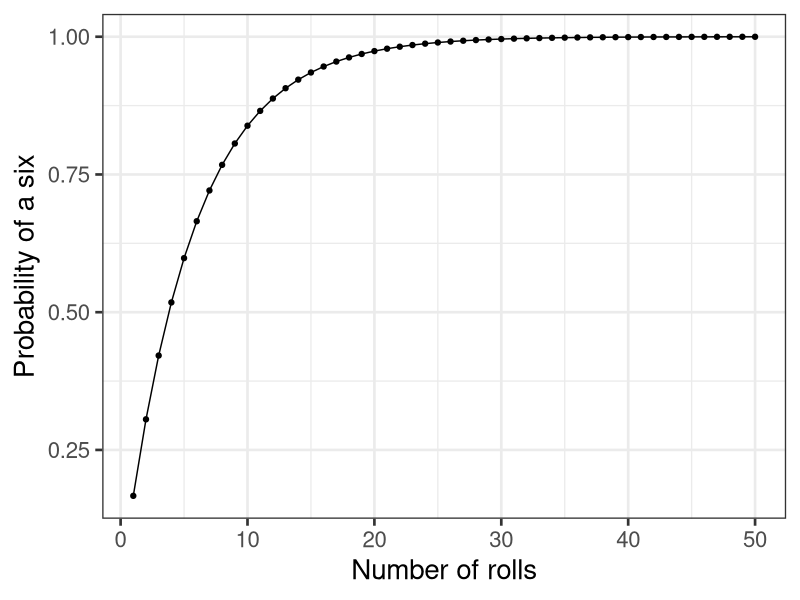
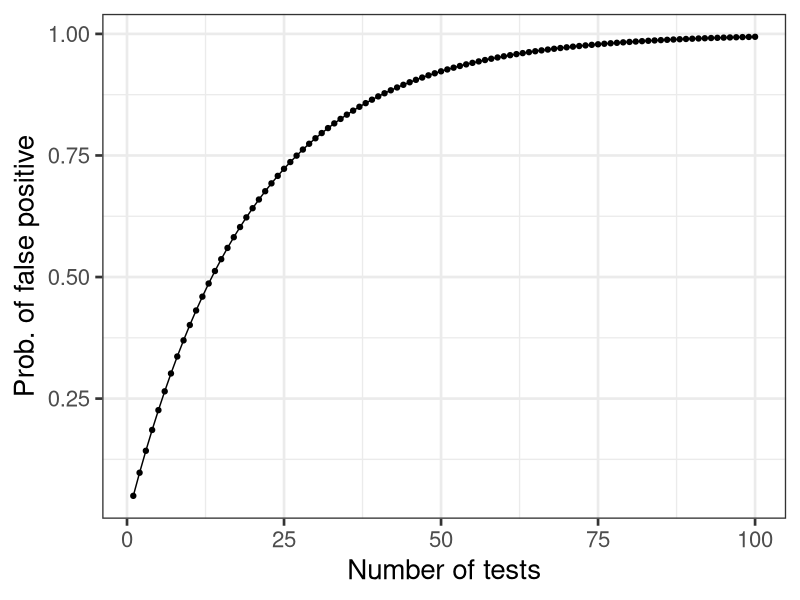
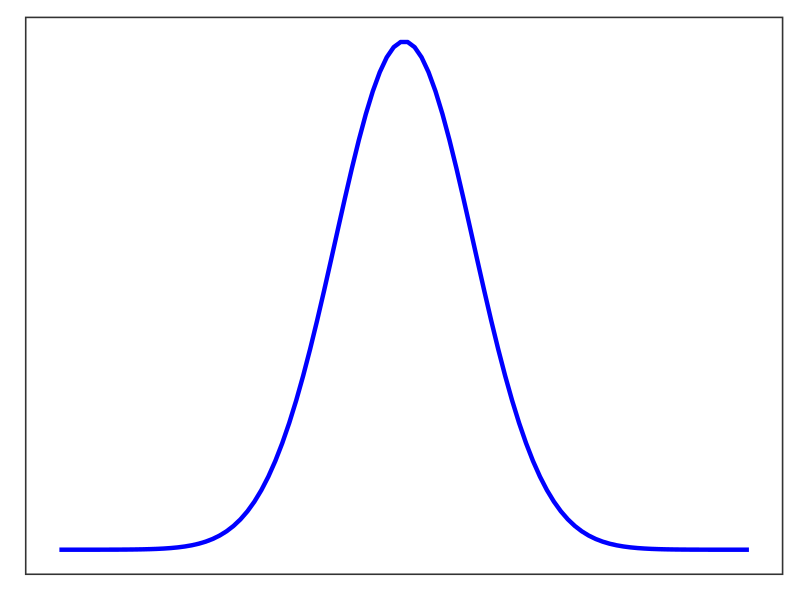
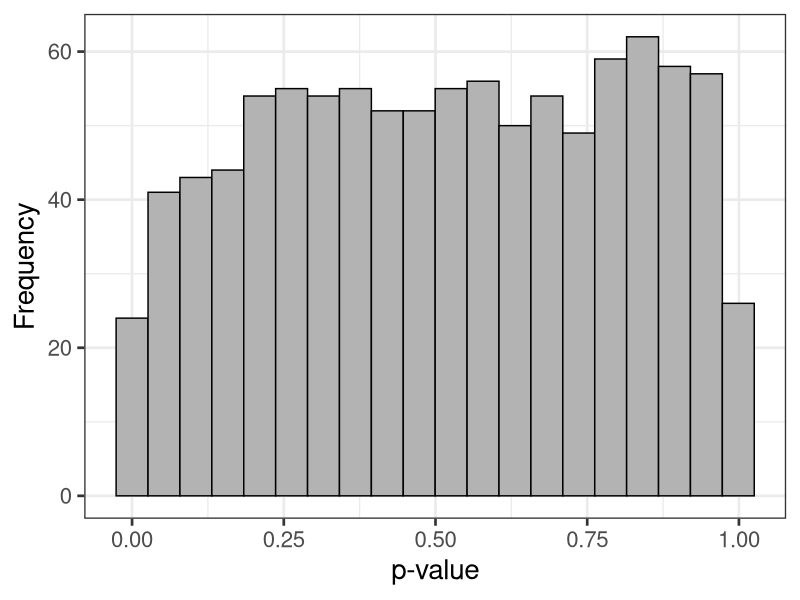
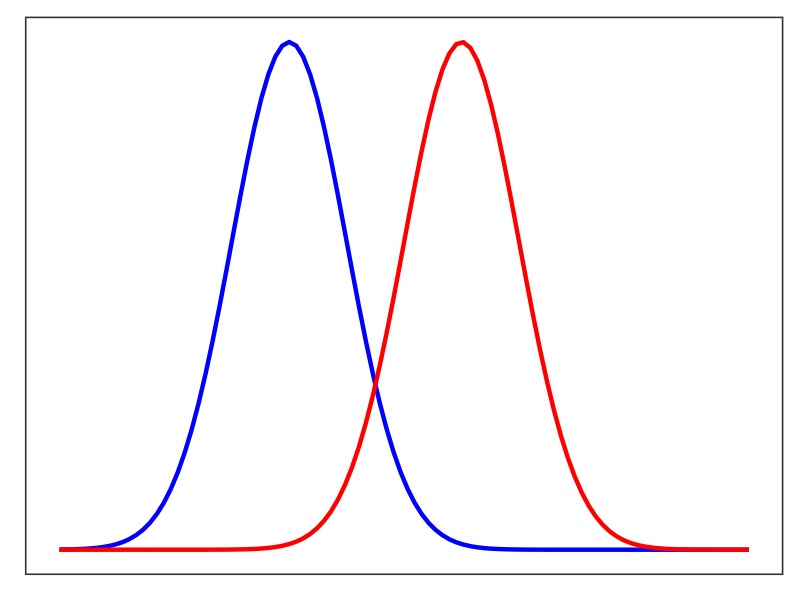
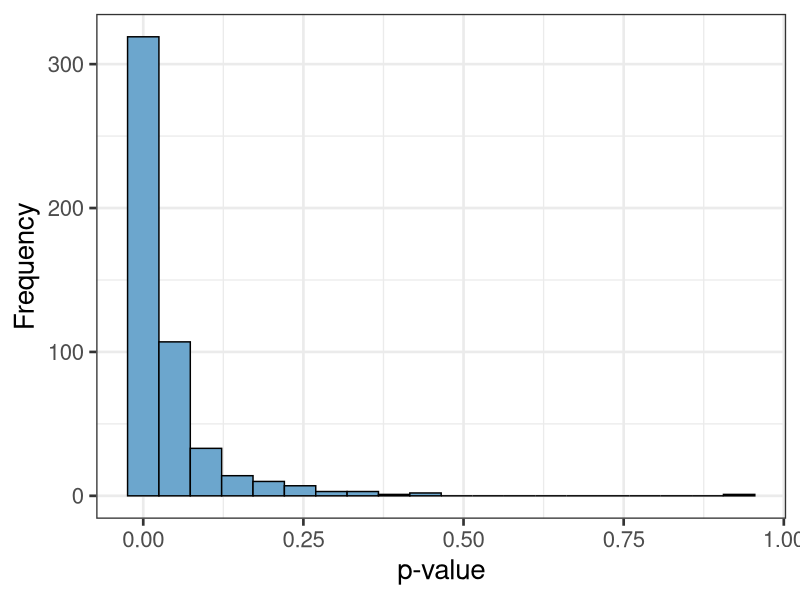
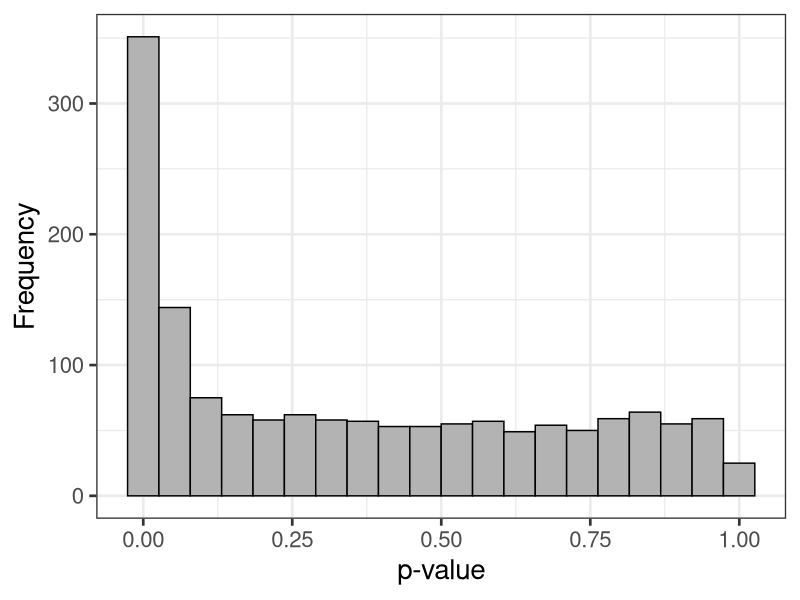
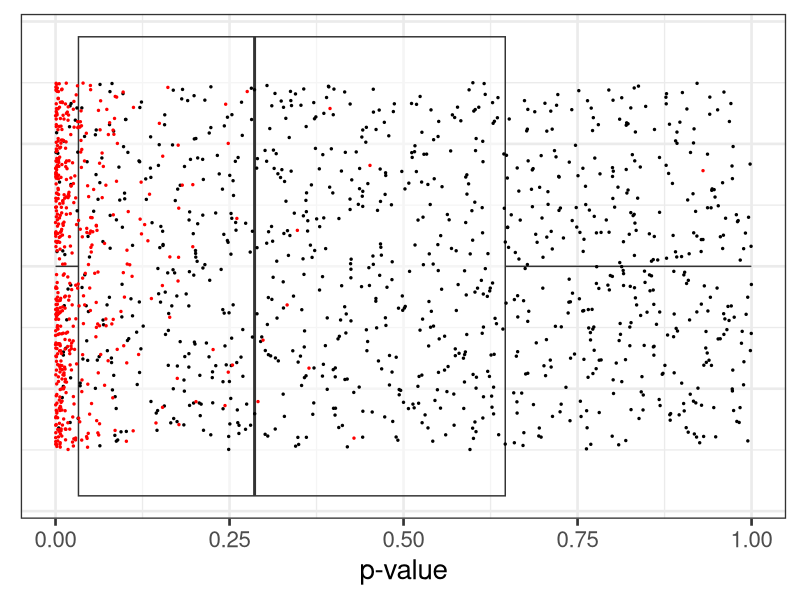

The R script that drew these images, in order:
# lecture 10 - multiple hypothesis correction
library(tidyverse)

# set working directory
setwd(glue::glue("{dirname(rstudioapi::getActiveDocumentContext()$path)}/figures"))

# show multiple test problem with dice example
dice <- data.frame(rolls = seq(1,50)) %>%
    dplyr::mutate(prob_6 = 1 - (5/6)**rolls)

dice %>%
    ggplot2::ggplot(.) +
    ggplot2::aes(x = rolls, y = prob_6) +
    ggplot2::geom_line() +
    ggplot2::geom_point() +
    ggplot2::theme_bw(20) +
    ggplot2::labs(x = "Number of rolls", y = "Probability of a six")
ggsave("dice_example.png", height = 4, width = 5)

# repeat example but with a general t-test with alpha = 0.05
general <- data.frame(tests = seq(1,100)) %>%
    dplyr::mutate(false_pos = 1 - (1-0.05)**tests)

general %>%
    ggplot2::ggplot(.) +
    ggplot2::aes(x = tests, y = false_pos) +
    ggplot2::geom_line() +
    ggplot2::geom_point() +
    ggplot2::theme_bw(20) +
    ggplot2::labs(x = "Number of tests", y = "Prob. of false positive")
ggsave("dice_example2.png", height = 4, width = 5)

#### FDR simulations ####
# one population
data.frame(x = c(-5,5)) %>%
    ggplot2::ggplot(.) +
    ggplot2::aes(x) +
    ggplot2::stat_function(fun = dnorm, 
                           n = 100, 
                           args = list(mean = 0, sd = 1),
                           color = "blue", size = 1.5) + 
    ggplot2::labs(y = "", x = "") +
    ggplot2::theme_bw(24) +
    ggplot2::theme(axis.text = element_blank(),
                   axis.title = element_blank(),
                   axis.ticks = element_blank(),
                   panel.grid = element_blank())
ggsave("single_distribution.png", height = 3, width = 5)

# plot p value distributions from a single distribution
set.seed(19)
dist <- rnorm(1000)
pval <- NULL
for(i in 1:1000) {
    pval <- c(pval, t.test(sample(dist, 5), sample(dist, 5))[[3]])
}
data.frame(pval) %>%
    ggplot2::ggplot(.) +
    ggplot2::aes(x = pval) +
    ggplot2::geom_histogram(bins = 20, fill = "grey70", color = "black") +
    ggplot2::theme_bw(20) +
    ggplot2::labs(x = "p-value", y = "Frequency")
ggsave("single_distribution2.png", height = 3, width = 5)

# two populations
data.frame(x = c(-5,7)) %>%
    ggplot2::ggplot(.) +
    ggplot2::aes(x) +
    ggplot2::stat_function(fun = dnorm, 
                           n = 100, 
                           args = list(mean = -1, sd = 1),
                           color = "blue", size = 1.5) + 
    ggplot2::stat_function(fun = dnorm, 
                           n = 100, 
                           args = list(mean = 2, sd = 1),
                           color = "red", size = 1.5) + 
    ggplot2::labs(y = "", x = "") +
    ggplot2::theme_bw(24) +
    ggplot2::theme(axis.text = element_blank(),
                   axis.title = element_blank(),
                   axis.ticks = element_blank(),
                   panel.grid = element_blank())
ggsave("two_distributions.png", height = 3, width = 5)

# plot p value distributions from a single distribution
set.seed(19)
dist1 <- rnorm(500, mean = -1)
dist2 <- rnorm(500, mean = 1)

pval2 <- NULL
for(i in 1:500) {
    pval2 <- c(pval2, t.test(sample(dist1, 5), sample(dist2, 5))[[3]])
}
data.frame(pval2) %>%
    ggplot2::ggplot(.) +
    ggplot2::aes(x = pval2) +
    ggplot2::geom_histogram(bins = 20, fill = "skyblue3", color = "black") +
    ggplot2::theme_bw(20) +
    ggplot2::labs(x = "p-value", y = "Frequency")
ggsave("two_distributions2.png", height = 3, width = 5)

# combine both distributions
data.frame(p = c(pval, pval2)) %>%
    ggplot2::ggplot(.) +
    ggplot2::aes(x = p) +
    ggplot2::geom_histogram(bins = 20, fill = "grey70", color = "black") +
    ggplot2::theme_bw(20) +
    ggplot2::labs(x = "p-value", y = "Frequency")
ggsave("full_distribution.png", height = 3, width = 5)

# show p-values as geom_point
data.frame(p = c(pval, pval2)) %>%
    dplyr::mutate(distribution = c(rep("Uniform", 1000), rep("Two-distributions", 500))) %>%
    ggplot2::ggplot(.) +
    ggplot2::aes(x = p, y = 1) +
    ggplot2::geom_boxplot(alpha = 0.5)+
    ggplot2::geom_jitter(size = 0.5, height = 0.3, aes(color = distribution)) +
    # ggplot2::geom_histogram(bins = 20, fill = "grey70", color = "black") +
    ggplot2::theme_bw(20) +
    ggplot2::scale_color_manual(values = c("red", "black")) +
    ggplot2::theme(legend.position = "none",
                   axis.title.y = element_blank(),
                   axis.text.y = element_blank(),
                   axis.ticks.y = element_blank()) +
    ggplot2::labs(x = "p-value", y = "")

# what is the FDR for this data?
fdr <- data.frame(p = c(pval, pval2)) %>%
    dplyr::mutate(distribution = c(rep("Uniform", 1000), rep("Two-distributions", 500))) %>%
    dplyr::mutate(new.p = p.adjust(p, "fdr"),
                  sig = new.p < 0.05,
                  old.sig = p < 0.05)

table(fdr$distribution, fdr$old.sig)

table(fdr$distribution, fdr$sig)


# adjust pvalues with R
vals <- sort(c(0.084,0.036,0.063,0.186,0.108,0.042,0.01,0.132,0.175,0.0012))
p.adjust(vals, "bonferroni")
p.adjust(vals, "fdr")

# mice example fisher
mice <- data.frame(southern = c(5,9), grass = c(1,15))
fisher.test(mice, alternative = "greater")
